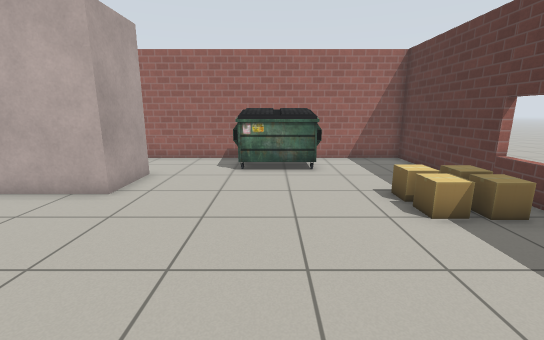
View 1 (above)

12 first-person views from a walk through a robot-simulator world made for Gazebo. The camera is 1.1 m above the floor, tilts 12° down and sees 90° across. The floor is counted in squares, 0.5 m on a side. Each view is taken from the middle of a square. On the plan, view 1 faces up. The plan holds only what a view shows up to about 17 squares ahead; the rest is blank. The place goes on beyond the plan. Simple patterns stand in for the simulator's built-in surfaces.

View 2
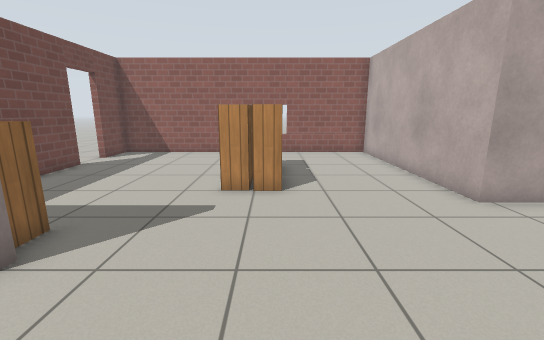

View 3
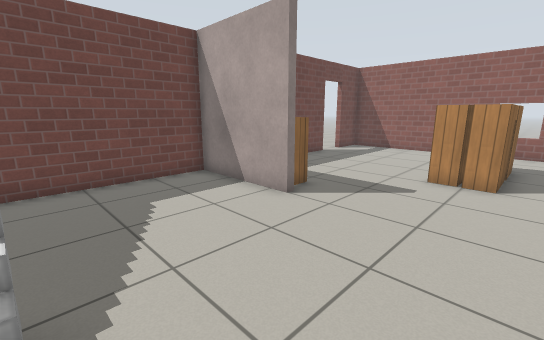

View 4
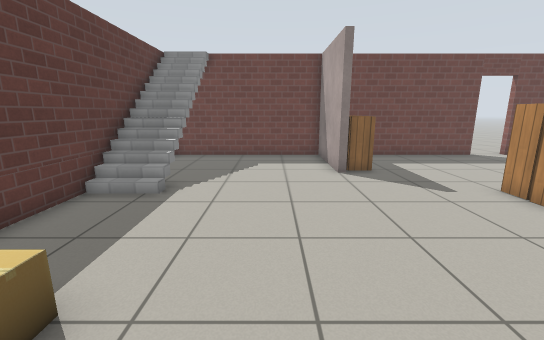

View 5
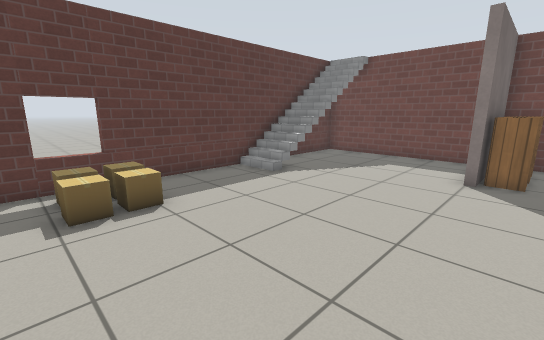

View 6
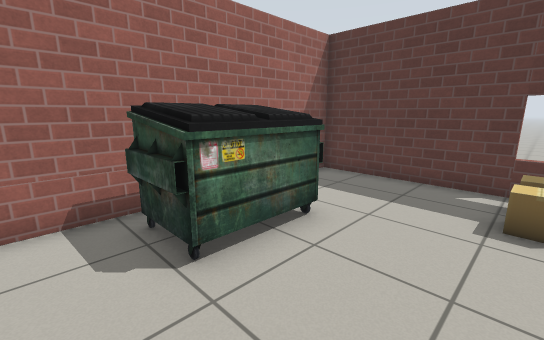

View 7
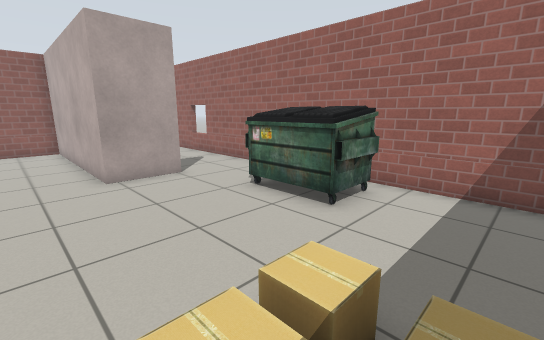

View 8
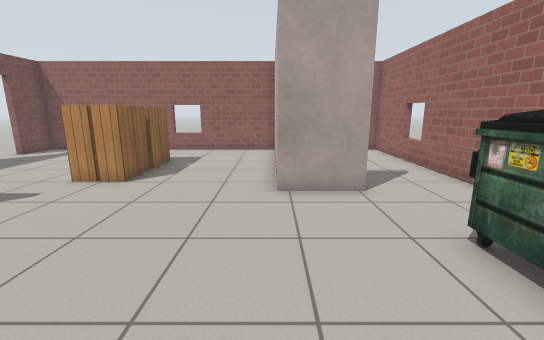

View 9
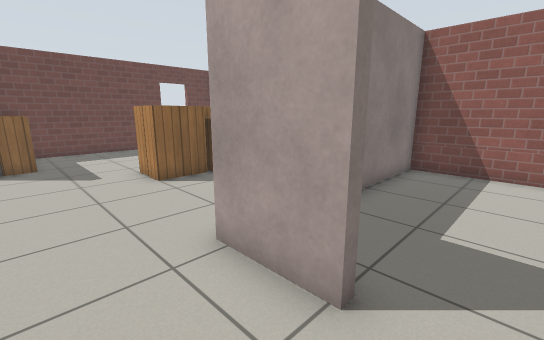

View 10
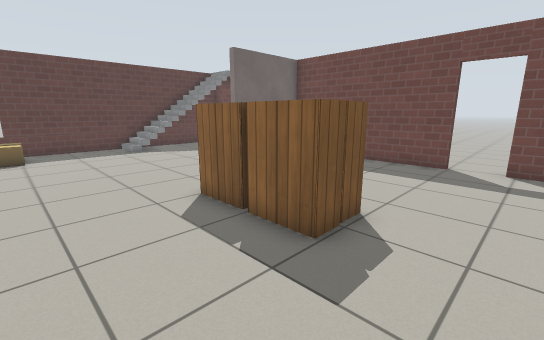

View 11
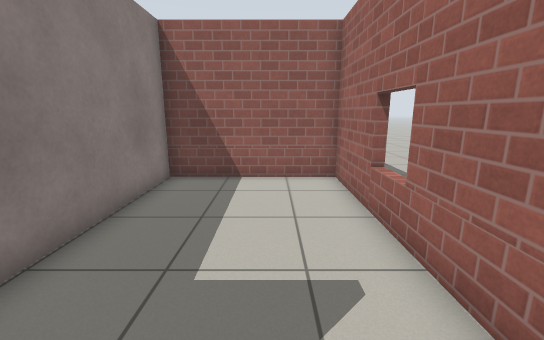

View 12
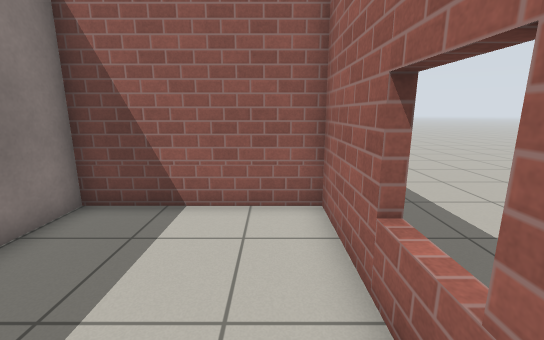

### Floor plan
Points are (right, up) in squares from view 1. A wall is a line through its corners. A room is listed if a view was taken in it or the views show most of it. See-through windows are left out.
Room 1 (views 1, 2, 3, 4, 5, 6, 7, 8, 9, 10, 11)
walls: (-1.5, -5.4) (-1.5, -6.2) (6.2, -6.2) (6.2, 13.2) (-4.5, 13.2); (-4.5, 9.7) (-4.5, 7.2) (-13.2, 7.2) (-13.2, -6.2) (-11.1, -6.2); (-9.5, -6.2) (-1.8, -6.2) (-1.8, -5.4)
ways out: opening at (-5, 11) to room 2; open door at (-10.5, -6)
objects: bookshelf (-9, 1) to (-8, 1); bookshelf (-9, 2) to (-8, 2); bookshelf (-7, 1) to (-6, 1); bookshelf (-7, 2) to (-6, 2); other object (-3, -5) to (-2, -5); cabinet (-3, -4) to (-2, -4); cabinet (-3, -3) to (-2, -2); dumpster (-1, 10) to (2, 12); cardboard box (4, 6); cardboard box (4, 7); cardboard box (5, 6); cardboard box (5, 7)
Room 2 (view 12)
walls: (-4.9, 9.7) (-4.5, 9.7); (-4.5, 13.2) (-13.2, 13.2) (-13.2, 7.5) (-7.1, 7.5)
ways out: opening at (-5, 11) to room 1

Positions as (right, up) in squares from view 1, and headings:
1: (0, 0), facing up
2: (2, 2), facing left
3: (4, 3), facing down-left
4: (1, 8), facing down
5: (-3, 8), facing down-right
6: (-3, 7), facing up-right
7: (5, 5), facing up-left
8: (3, 7), facing left
9: (-2, 11), facing down-left
10: (-12, 6), facing down-right
11: (-4, 11), facing left
12: (-7, 12), facing left
